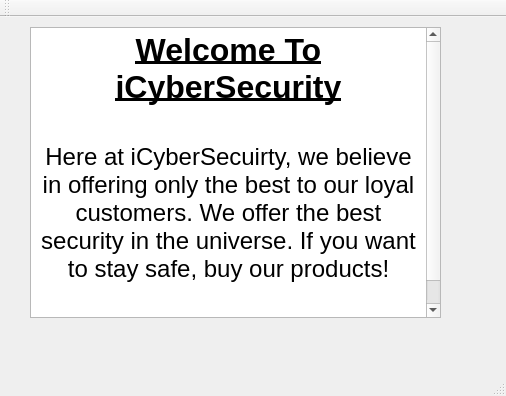
<?xml version="1.0" encoding="UTF-8"?>
<ui version="4.0">
 <class>MainWindow</class>
 <widget class="QMainWindow" name="MainWindow">
  <property name="geometry">
   <rect>
    <x>0</x>
    <y>0</y>
    <width>506</width>
    <height>396</height>
   </rect>
  </property>
  <property name="windowTitle">
   <string>MainWindow</string>
  </property>
  <widget class="QWidget" name="centralWidget">
   <widget class="QTextEdit" name="textEdit">
    <property name="geometry">
     <rect>
      <x>30</x>
      <y>10</y>
      <width>411</width>
      <height>291</height>
     </rect>
    </property>
    <property name="html">
     <string>&lt;!DOCTYPE HTML PUBLIC &quot;-//W3C//DTD HTML 4.0//EN&quot; &quot;http://www.w3.org/TR/REC-html40/strict.dtd&quot;&gt;
&lt;html&gt;&lt;head&gt;&lt;meta name=&quot;qrichtext&quot; content=&quot;1&quot; /&gt;&lt;style type=&quot;text/css&quot;&gt;
p, li { white-space: pre-wrap; }
&lt;/style&gt;&lt;/head&gt;&lt;body style=&quot; font-family:'.SF NS Text'; font-size:13pt; font-weight:400; font-style:normal;&quot;&gt;
&lt;p align=&quot;center&quot; style=&quot; margin-top:0px; margin-bottom:0px; margin-left:0px; margin-right:0px; -qt-block-indent:0; text-indent:0px;&quot;&gt;&lt;span style=&quot; font-size:24pt; font-weight:600; text-decoration: underline;&quot;&gt;Welcome To iCyberSecurity&lt;/span&gt;&lt;/p&gt;
&lt;p align=&quot;center&quot; style=&quot;-qt-paragraph-type:empty; margin-top:0px; margin-bottom:0px; margin-left:0px; margin-right:0px; -qt-block-indent:0; text-indent:0px; font-size:24pt; font-weight:600; text-decoration: underline;&quot;&gt;&lt;br /&gt;&lt;/p&gt;
&lt;p align=&quot;center&quot; style=&quot; margin-top:0px; margin-bottom:0px; margin-left:0px; margin-right:0px; -qt-block-indent:0; text-indent:0px;&quot;&gt;&lt;span style=&quot; font-size:18pt;&quot;&gt;Here at iCyberSecuirty, we believe in offering only the best to our loyal customers. We offer the best security in the universe. If you want to stay safe, buy our products!&lt;/span&gt;&lt;/p&gt;
&lt;p align=&quot;center&quot; style=&quot;-qt-paragraph-type:empty; margin-top:0px; margin-bottom:0px; margin-left:0px; margin-right:0px; -qt-block-indent:0; text-indent:0px; font-size:24pt; text-decoration: underline;&quot;&gt;&lt;br /&gt;&lt;/p&gt;
&lt;p align=&quot;center&quot; style=&quot;-qt-paragraph-type:empty; margin-top:0px; margin-bottom:0px; margin-left:0px; margin-right:0px; -qt-block-indent:0; text-indent:0px;&quot;&gt;&lt;br /&gt;&lt;/p&gt;&lt;/body&gt;&lt;/html&gt;</string>
    </property>
   </widget>
  </widget>
  <widget class="QMenuBar" name="menuBar">
   <property name="geometry">
    <rect>
     <x>0</x>
     <y>0</y>
     <width>506</width>
     <height>22</height>
    </rect>
   </property>
  </widget>
  <widget class="QToolBar" name="mainToolBar">
   <attribute name="toolBarArea">
    <enum>TopToolBarArea</enum>
   </attribute>
   <attribute name="toolBarBreak">
    <bool>false</bool>
   </attribute>
  </widget>
  <widget class="QStatusBar" name="statusBar"/>
 </widget>
 <layoutdefault spacing="6" margin="11"/>
 <resources/>
 <connections/>
</ui>
